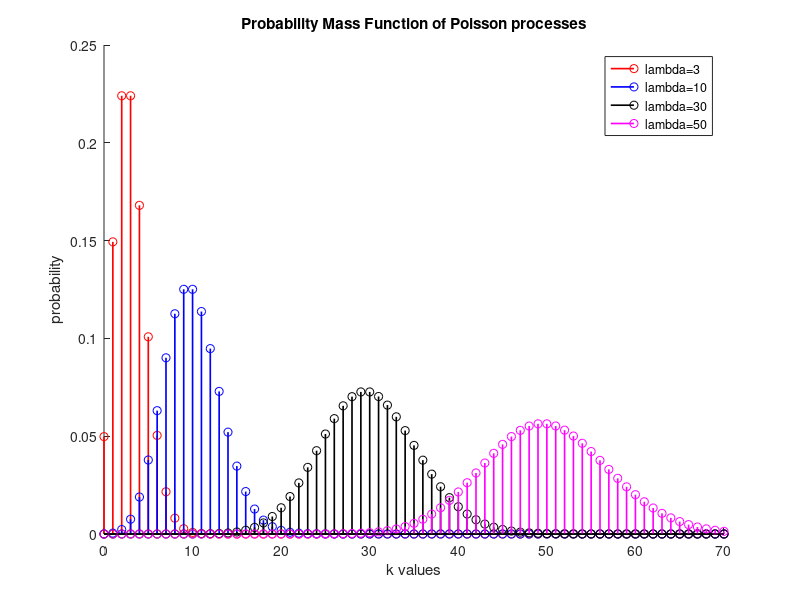
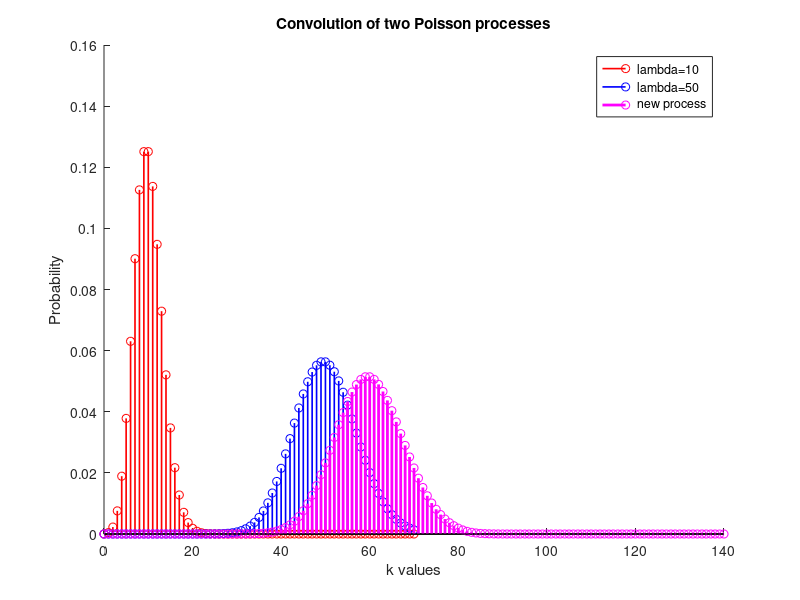
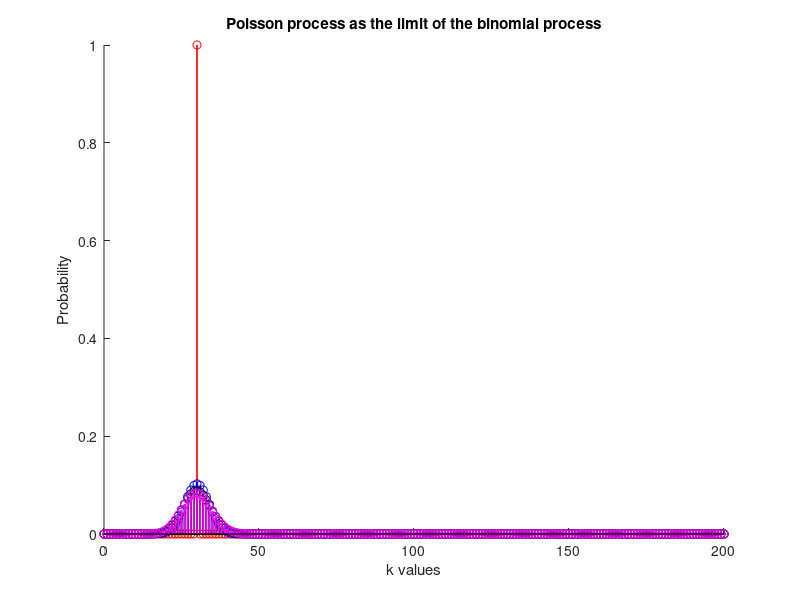

These figures' MATLAB source, in order:
pkg load statistics
clc;
clear all;
close all;

# TASK: In a common diagram, design the Probability Mass Function of Poisson processes
# with lambda parameters 3, 10, 30, 50. In the horizontal axes, choose k parameters 
# between 0 and 70. 

k = 0:1:70;
lambda = [3, 10, 30, 50];

for i = 1 : columns(lambda)
  poisson(i, :) = poisspdf(k, lambda(i)); #poisson probability density function for each of the values in i using the rate parameteres in lambda
endfor

colors = "rbkm";
figure(1);
hold on;
for i = 1 : columns(lambda)
  stem(k, poisson(i, :), colors(i), "linewidth", 1.2);
endfor
hold off;

title("Probability Mass Function of Poisson processes");
xlabel("k values");
ylabel("probability");
legend("lambda=3", "lambda=10", "lambda=30", "lambda=50");

# TASK: regarding the poisson process with parameter lambda 30, compute its mean 
# value and variance

index = find(lambda == 30);
chosen = poisson(index, :);
mean_value = 0;
for i=0:(columns(poisson(index, :)) - 1)
  mean_value = mean_value + i .* poisson(index,i+1);
endfor

display("mean value of Poisson with lambda 30 is");
display(mean_value);

second_moment = 0;
for i = 0 : (columns(poisson(index, :)) - 1)
  second_moment = second_moment + i .* i .* poisson(index, i + 1);
endfor

variance = second_moment - mean_value .^ 2;
display("Variance of Poisson with lambda 30 is");
display(variance);

# TASK: consider the convolution of the Poisson distribution with lambda 10 with 
# the Poisson distribution with lambda 50. 

first = find(lambda == 10);
second = find(lambda == 50);
poisson_first = poisson(first, :);
poisson_second = poisson(second, :);

composed = conv(poisson_first, poisson_second);
new_k = 0 : 1 : (2 * 70);

figure(2);
hold on;
stem(k, poisson_first(:), colors(1), "linewidth", 1.2);
stem(k, poisson_second(:), colors(2), "linewidth", 1.2);
stem(new_k, composed, "mo", "linewidth", 2);
hold off;
title("Convolution of two Poisson processes");
xlabel("k values");
ylabel("Probability");
legend("lambda=10", "lambda=50", "new process");

# TASK: show that Poisson process is the limit of the binomial distribution.
k = 0 : 1 : 200;
# Define the desired Poisson Process
lambda = 30;
i = 1 : 1 : 5;
n = lambda .* i; 
p = lambda ./ n;

figure(3);
title("Poisson process as the limit of the binomial process");
xlabel("k values");
ylabel("Probability");
hold on;
for i = 1 : 4
  binomial = binopdf(k, n(i), p(i));
  stem(k, binomial, colors(i), 'linewidth', 1.2);
endfor
hold off;
